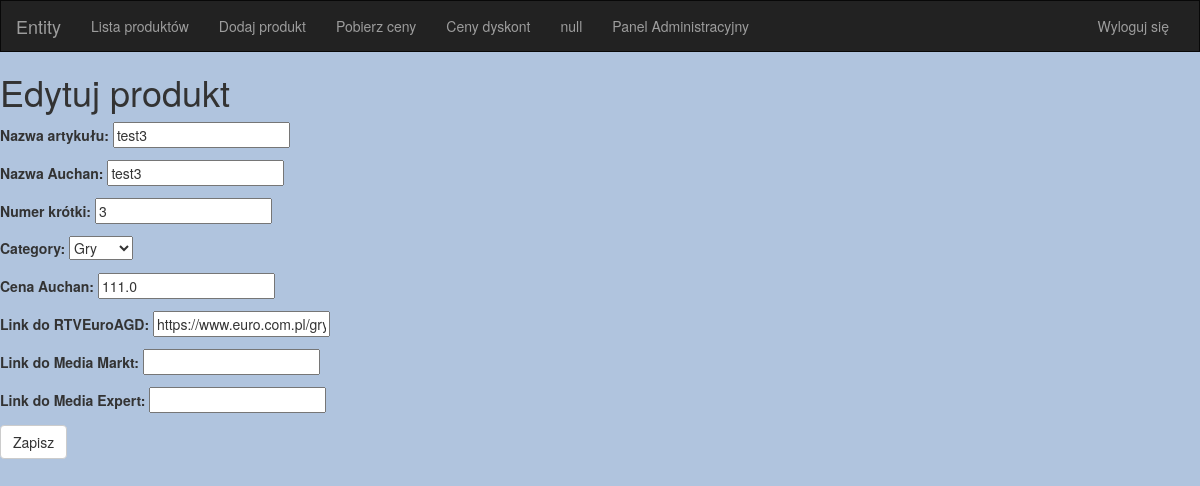
Before: /scraper/productslist/3/ (signed in) with the older database file.
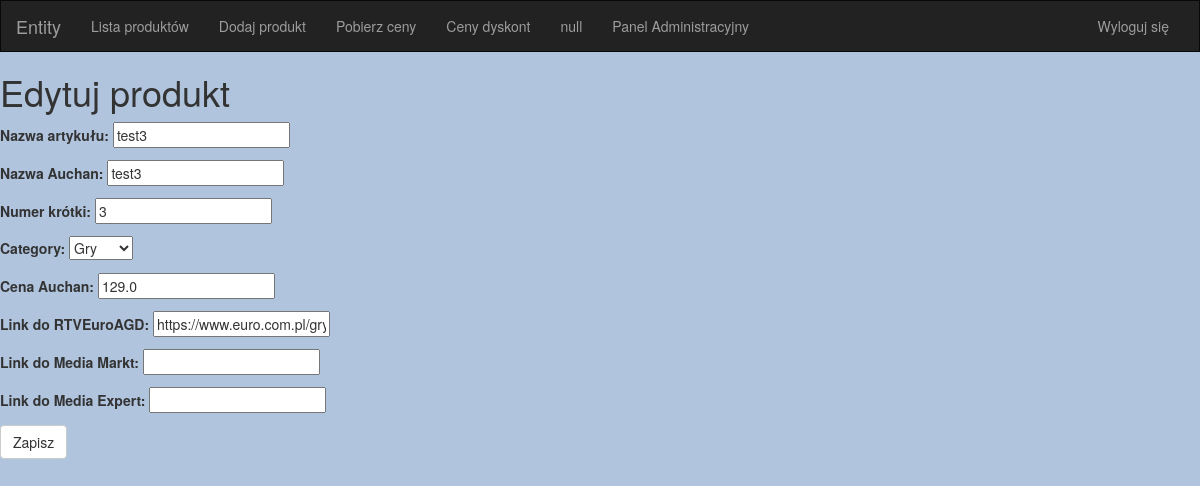
After: the same page with the newer database file.
### scraper/models.py (models this page shows, shortened)
class Product(models.Model):
    art_name = models.CharField('Nazwa artykułu', max_length=255, null=True, blank=True, unique=True)
    auchan_name = models.CharField('Nazwa Auchan', max_length=255, null=True, blank=True, unique=True)
    plu_num = models.IntegerField('Numer krótki', default=0, unique=True)
    category = models.ForeignKey('Category', on_delete=models.CASCADE, null=True, blank=True)
    auchan_price = models.FloatField('Cena Auchan', null=True, blank=True)
    rtveuro_price = models.FloatField('Cena RTVEuroAGD', null=True, blank=True)
    rtveuro_url = models.CharField('Link do RTVEuroAGD', null=True, blank=True, max_length=1000, unique=True)
    rtveuro_url_valid = models.BooleanField(default=False)
    mediamarkt_price = models.FloatField('Cena Media Markt', null=True, blank=True)
    mediamarkt_url = models.CharField('Link do Media Markt', null=True, blank=True, max_length=1000, unique=True)
    mediamarkt_url_valid = models.BooleanField(default=False)
    mediaexpert_price = models.FloatField('Cena Media Expert', null=True, blank=True)
    mediaexpert_url = models.CharField('Link do Media Expert', null=True, blank=True, max_length=1000, unique=True)
    mediaexpert_url_valid = models.BooleanField(default=False)
    class Meta:
        verbose_name = 'Produkt'
        verbose_name_plural = 'Produkty'

### scraper/views.py (the view)
# urls.py: url(r'^productslist/(?P<pk>\d+)/$', views.product_view, name='Edycja produktu'),
@login_required(login_url='/login')
def product_view(request, pk):
    product = get_object_or_404(Product, pk=pk)
    if request.method == 'POST':
        form = ProductForm(request.POST, instance=product)
        if form.is_valid():
            product = form.save()
            product.save()
            return redirect('scraper:Lista produktów')
    else:
        form = ProductForm(instance=product)
    return render(request, 'scraper/product_view.html', {'form': form})

### scraper/forms.py
class ProductForm(forms.ModelForm):
    category = CustomModelChoiceField(queryset=Category.objects.all())
    class Meta:
        model = Product
        fields = ('art_name', 'auchan_name', 'plu_num', 'category', 'auchan_price', 'rtveuro_url', 'mediamarkt_url', 'mediaexpert_url')

### scraper/forms.py (called while the page is built)
    def label_from_instance(self, obj):
        return "%s" % obj.category_name

### scraper/templates/scraper/product_view.html (shortened to what this page needs)
{% extends 'scraper/base.html' %}
{% block content %}
    <h1>Edytuj produkt</h1>
    <form method="POST" class="post-form">
        {{ form.as_p }}
        <button type="submit" class="save btn btn-default">Zapisz</button>
    </form>
{% endblock %}

### scraper/templates/scraper/base.html (shortened to what this page needs)
{% load static %}
<!DOCTYPE html>
<html lang="en">
<head>
    <link rel="stylesheet" href="https://maxcdn.bootstrapcdn.com/bootstrap/3.3.7/css/bootstrap.min.css">
    <link rel="stylesheet" type="text/css" href="{% static 'scraper/style.css' %}" />
</head>
<body>
    <nav class="nav navbar navbar-inverse">
        <div class="container-fluid">
            <div class="navbar=header">
                <a class="navbar-brand" href="{% url 'scraper:index' %}">Entity</a>
            </div>
            <div class="collapse navbar-collapse">
                <ul class="nav navbar-nav">
                    <li>
                        <a href="{% url 'scraper:Lista produktów' %}" class="button">Lista produktów</a>
                    </li>
                    <li>
                        <a href="{% url 'scraper:Dodaj produkt' %}" class="button">Dodaj produkt</a>
                    </li>
                    <li>
                        <a href="{% url 'scraper:Pobierz ceny' %}" class="button">Pobierz ceny</a>
                    </li>
                    <li>
                        <a href="{% url 'scraper:Ceny dyskont' %}" class="button">Ceny dyskont</a>
                    </li>
                    <li>
                        <a href="" class="button">null</a>
                    </li>
                    <li>
                        <a href="/admin" class="button">Panel Administracyjny</a>
                    </li>
                </ul>
                <ul class="nav navbar-nav navbar-right">
                    <li>
                        {% if user.is_authenticated %}
                            <a href="{% url 'logout' %}">Wyloguj się</a>
                        {% else %}
                            <a href="{% url 'login' %}">Zaloguj się</a>
                        {% endif %}
                    </li>
                </ul>
            </div>
        </div>
    </nav>
</body>
{% block content %}
{% endblock %}
</html>

### scraper/static/scraper/style.css (style rules this page uses)
body { background: lightsteelblue; }
.navbar { border-radius: 0; }
a { color: darkblue; }

Changed rows visible on the page:
changed Product "test3": auchan_price "111.0" → "129.0"
